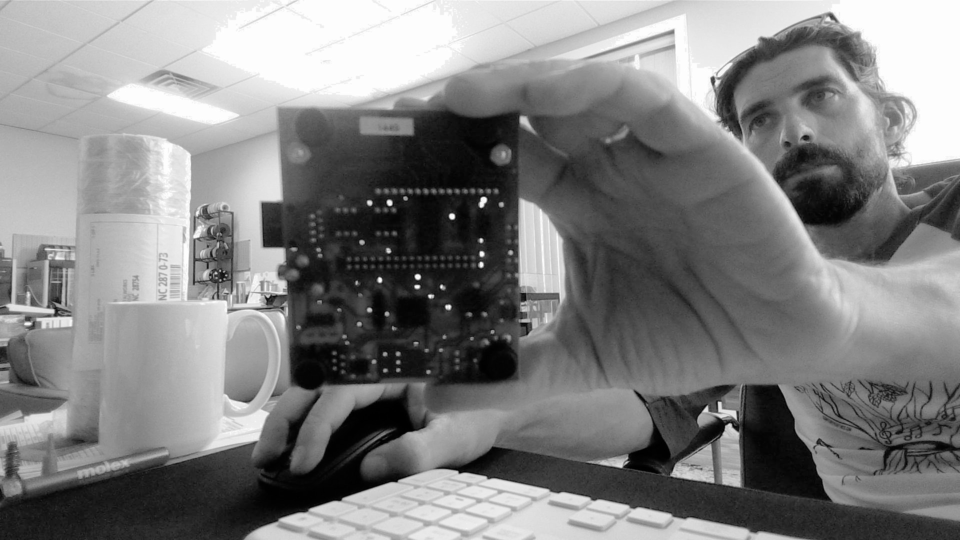
#> input picture current_inspection.jpg, 1920 x 1080 px, given in place of the camera (shown at 1/2 size)
$ python test_board_detection.py
#> lines starting #> are read from the running program, lines starting #| are printed output that depends on the picture; after the words box and inside, x2 and y2 are one past the last pixel; in counts of white or black regions, pixels touching at a corner belong together
### camera.py
import cv2
import numpy as np
from typing import Optional, Tuple, Dict, List
import logging

class CameraManager:
    """Manages webcam capture and image processing for PCB inspection with zoom and focus controls."""

    def __init__(self, camera_index: int = 0):
        self.camera_index = camera_index
        self.cap = None
        self.is_connected = False
        self.logger = logging.getLogger(__name__)

        # Zoom and focus settings
        self.zoom_level = 1.0  # 1.0 = no zoom, 2.0 = 2x zoom, etc.
        self.max_zoom = 4.0
        self.min_zoom = 0.5

        # Focus settings
        self.auto_focus = True
        self.focus_distance = 0.5  # 0.0 to 1.0

        # Board detection settings
        self.board_detection_enabled = True
        self.min_board_area = 10000  # Minimum area for board detection
        self.board_confidence_threshold = 0.7

        # Camera properties cache
        self.camera_properties = {}

    def connect(self) -> bool:
        """Initialize and connect to the webcam."""
        try:
            self.cap = cv2.VideoCapture(self.camera_index)
            if not self.cap.isOpened():
                self.logger.error(f"Failed to open camera at index {self.camera_index}")
                return False

            # Set camera properties for better quality
            self.cap.set(cv2.CAP_PROP_FRAME_WIDTH, 1920)
            self.cap.set(cv2.CAP_PROP_FRAME_HEIGHT, 1080)
            self.cap.set(cv2.CAP_PROP_AUTOFOCUS, 1 if self.auto_focus else 0)
            self.cap.set(cv2.CAP_PROP_BRIGHTNESS, 0.5)
            self.cap.set(cv2.CAP_PROP_CONTRAST, 0.5)
            self.cap.set(cv2.CAP_PROP_SATURATION, 0.5)

            # Cache camera properties
            self._cache_camera_properties()

            self.is_connected = True
            self.logger.info(f"Successfully connected to camera {self.camera_index}")
            return True

        except Exception as e:
            self.logger.error(f"Error connecting to camera: {e}")
            return False

    def _cache_camera_properties(self):
        """Cache camera properties for reference."""
        if not self.cap:
            return

        self.camera_properties = {
            "width": int(self.cap.get(cv2.CAP_PROP_FRAME_WIDTH)),
            "height": int(self.cap.get(cv2.CAP_PROP_FRAME_HEIGHT)),
            "fps": self.cap.get(cv2.CAP_PROP_FPS),
            "brightness": self.cap.get(cv2.CAP_PROP_BRIGHTNESS),
            "contrast": self.cap.get(cv2.CAP_PROP_CONTRAST),
            "saturation": self.cap.get(cv2.CAP_PROP_SATURATION),
            "autofocus": self.cap.get(cv2.CAP_PROP_AUTOFOCUS),
            "focus": self.cap.get(cv2.CAP_PROP_FOCUS),
            "zoom": self.cap.get(cv2.CAP_PROP_ZOOM),
            "camera_index": self.camera_index
        }

    def disconnect(self):
        """Release camera resources."""
        if self.cap:
            self.cap.release()
        self.is_connected = False
        self.logger.info("Camera disconnected")

    def get_frame(self) -> Optional[np.ndarray]:
        """Capture a single frame from the webcam."""
        if not self.is_connected or not self.cap:
            return None

        ret, frame = self.cap.read()
        if not ret:
            self.logger.warning("Failed to capture frame")
            return None

        # Apply zoom if needed
        if self.zoom_level != 1.0:
            frame = self._apply_zoom(frame)

        return frame

    # [39 lines left out: functions _apply_zoom, set_zoom, not called in this run]

    def get_zoom(self) -> float:
        """Get current zoom level."""
        return self.zoom_level

    def zoom_in(self, factor: float = 1.2) -> bool:
        """Zoom in by the specified factor."""
        return self.set_zoom(self.zoom_level * factor)

    def zoom_out(self, factor: float = 1.2) -> bool:
        """Zoom out by the specified factor."""
        return self.set_zoom(self.zoom_level / factor)

    def reset_zoom(self) -> bool:
        """Reset zoom to 1.0 (no zoom)."""
        return self.set_zoom(1.0)

    # [103 lines left out: functions set_focus, set_auto_focus, get_focus_info, get_board_detection_status, not called in this run]

    def detect_board(self, frame: np.ndarray) -> Optional[Dict]:
        """
        Detect PCB board in the frame using contour detection and shape analysis.

        Returns:
            Dictionary with board detection results or None if no board found
        """
        if not self.board_detection_enabled:
            return None

        try:
            # Convert to grayscale
            gray = cv2.cvtColor(frame, cv2.COLOR_BGR2GRAY)

            # Apply Gaussian blur to reduce noise
            blurred = cv2.GaussianBlur(gray, (5, 5), 0)

            # Apply adaptive thresholding for better edge detection
            thresh = cv2.adaptiveThreshold(blurred, 255, cv2.ADAPTIVE_THRESH_GAUSSIAN_C, cv2.THRESH_BINARY, 11, 2)

            # Apply morphological operations to clean up the image
            kernel = np.ones((3, 3), np.uint8)
            thresh = cv2.morphologyEx(thresh, cv2.MORPH_CLOSE, kernel)
            thresh = cv2.morphologyEx(thresh, cv2.MORPH_OPEN, kernel)

            # Apply edge detection
            edges = cv2.Canny(thresh, 30, 100)

            # Find contours
            contours, _ = cv2.findContours(edges, cv2.RETR_EXTERNAL, cv2.CHAIN_APPROX_SIMPLE)

            # Filter contours by area and shape
            board_candidates = []
            for contour in contours:
                area = cv2.contourArea(contour)
                if area < self.min_board_area:
                    continue

                # Approximate contour to polygon
                epsilon = 0.02 * cv2.arcLength(contour, True)
                approx = cv2.approxPolyDP(contour, epsilon, True)

                # Check if it's roughly rectangular (4-6 vertices for PCB)
                if 4 <= len(approx) <= 6:
                    # Calculate aspect ratio
                    x, y, w, h = cv2.boundingRect(contour)
                    aspect_ratio = w / h if h > 0 else 0

                    # PCBs typically have aspect ratios between 0.5 and 2.0
                    if 0.5 <= aspect_ratio <= 2.0:
                        # Calculate confidence based on multiple factors
                        # 1. Area factor (normalized by expected area)
                        area_factor = min(1.0, area / 50000)

                        # 2. Shape regularity factor (how close to perfect rectangle)
                        rect_area = w * h
                        shape_factor = area / rect_area if rect_area > 0 else 0

                        # 3. Edge density factor (PCBs have many edges)
                        edge_density = cv2.contourArea(contour) / cv2.arcLength(contour, True) if cv2.arcLength(contour, True) > 0 else 0
                        edge_factor = min(1.0, edge_density / 10)

                        # Combined confidence score
                        confidence = (area_factor * 0.4 + shape_factor * 0.3 + edge_factor * 0.3)

                        board_candidates.append({
                            "contour": contour,
                            "bbox": [x, y, w, h],
                            "area": area,
                            "aspect_ratio": aspect_ratio,
                            "confidence": confidence,
                            "center": [x + w//2, y + h//2],
                            "shape_factor": shape_factor,
                            "edge_factor": edge_factor
                        })

            # Return the best candidate (highest confidence)
            if board_candidates:
                best_candidate = max(board_candidates, key=lambda x: x["confidence"])
                if best_candidate["confidence"] >= self.board_confidence_threshold:
                    return best_candidate

            return None

        except Exception as e:
            self.logger.error(f"Error in board detection: {e}")
            return None

    # [91 lines left out: functions auto_zoom_to_board, capture_snapshot, _enhance_image, get_camera_info, __enter__, not called in this run]

    def __exit__(self, exc_type, exc_val, exc_tb):
        """Context manager exit."""
        self.disconnect()


# [13 lines left out: function list_available_cameras, not called in this run]


# [32 lines that do not run on import are left out]

### test_board_detection.py
#!/usr/bin/env python3
"""
Simple Board Detection Test
===========================

This script tests board detection with different parameter settings
to help identify the optimal values for your setup.

Usage:
    python test_board_detection.py
"""

import cv2
import numpy as np
from camera import CameraManager

def test_board_detection():
    """Test board detection with different parameters."""
    print("PCB Board Detection Test")
    print("=" * 30)

    # Initialize camera
    camera = CameraManager()

    if not camera.connect():
        print("Failed to connect to camera!")
        return

    print("Camera connected successfully!")

    # Test different parameter combinations
    test_params = [
        {"min_area": 5000, "confidence": 0.5},
        {"min_area": 10000, "confidence": 0.7},
        {"min_area": 15000, "confidence": 0.6},
        {"min_area": 20000, "confidence": 0.5},
        {"min_area": 5000, "confidence": 0.3},
        {"min_area": 10000, "confidence": 0.4},
    ]

    print("\nTesting board detection with different parameters...")
    print("Place a PCB board in front of the camera and press any key to continue...")

    for i, params in enumerate(test_params, 1):
        print(f"\n--- Test {i}/{len(test_params)} ---")
        print(f"Min area: {params['min_area']}, Confidence threshold: {params['confidence']}")

        # Set parameters
        camera.min_board_area = params["min_area"]
        camera.board_confidence_threshold = params["confidence"]

        # Capture frame
        frame = camera.get_frame()
        if frame is None:
            print("Failed to get frame")
            continue

        # Test detection
        board_info = camera.detect_board(frame)

        if board_info:
            print(f"✓ BOARD DETECTED!")
            print(f"  Confidence: {board_info['confidence']:.1%}")
            print(f"  Area: {board_info['area']:.0f} pixels")
            print(f"  Aspect ratio: {board_info['aspect_ratio']:.2f}")

            # Draw detection on frame
            x, y, w, h = board_info["bbox"]
            cv2.rectangle(frame, (x, y), (x + w, y + h), (0, 255, 0), 2)
            cv2.putText(frame, f"Board: {board_info['confidence']:.1%}",
                       (x, y - 10), cv2.FONT_HERSHEY_SIMPLEX, 0.7, (0, 255, 0), 2)

            # Show frame
            cv2.imshow(f"Test {i} - Board Detected", frame)
            cv2.waitKey(2000)  # Show for 2 seconds
            cv2.destroyAllWindows()

            print(f"✓ SUCCESS: Board detected with parameters: min_area={params['min_area']}, confidence={params['confidence']}")
            break
        else:
            print("✗ No board detected")

            # Show frame with contours for debugging
            gray = cv2.cvtColor(frame, cv2.COLOR_BGR2GRAY)
            blurred = cv2.GaussianBlur(gray, (5, 5), 0)
            thresh = cv2.adaptiveThreshold(blurred, 255, cv2.ADAPTIVE_THRESH_GAUSSIAN_C, cv2.THRESH_BINARY, 11, 2)
            edges = cv2.Canny(thresh, 30, 100)
            contours, _ = cv2.findContours(edges, cv2.RETR_EXTERNAL, cv2.CHAIN_APPROX_SIMPLE)

            # Draw all contours above min area
            large_contours = [c for c in contours if cv2.contourArea(c) >= params["min_area"]]
            cv2.drawContours(frame, large_contours, -1, (0, 0, 255), 2)

            if large_contours:
                largest = max(large_contours, key=cv2.contourArea)
                area = cv2.contourArea(largest)
                x, y, w, h = cv2.boundingRect(largest)
                aspect_ratio = w / h if h > 0 else 0
                print(f"  Largest contour: Area={area:.0f}, Aspect ratio={aspect_ratio:.2f}")

            cv2.imshow(f"Test {i} - No Board Detected", frame)
            cv2.waitKey(1000)  # Show for 1 second
            cv2.destroyAllWindows()
#> this loop made 6 passes
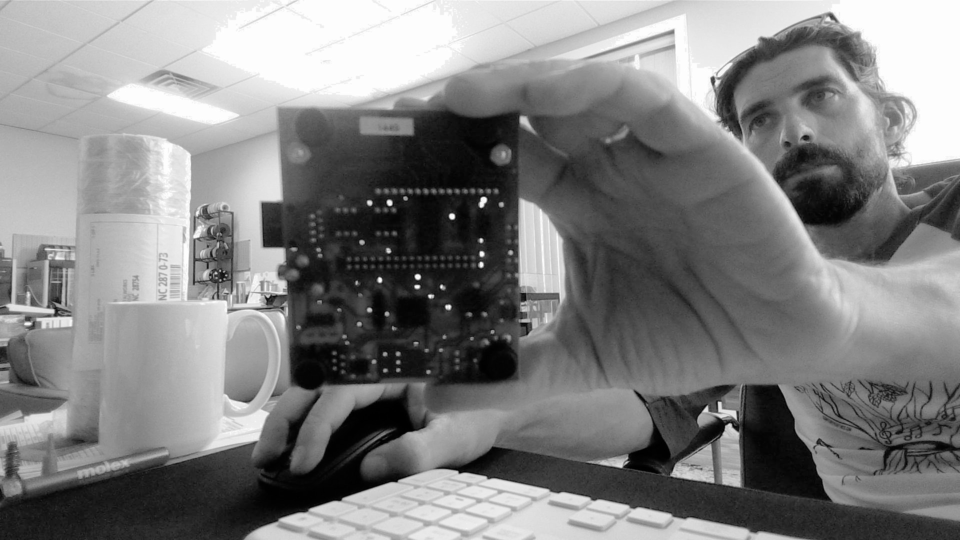
#> input picture current_inspection.jpg, 1920 x 1080 px, given in place of the camera (shown at 1/2 size)
#> pass 1, in detect_board, `thresh = cv2.adaptiveThreshold(blurred, 255, cv2.ADAPTIVE_THRESH_GAUSS..`:
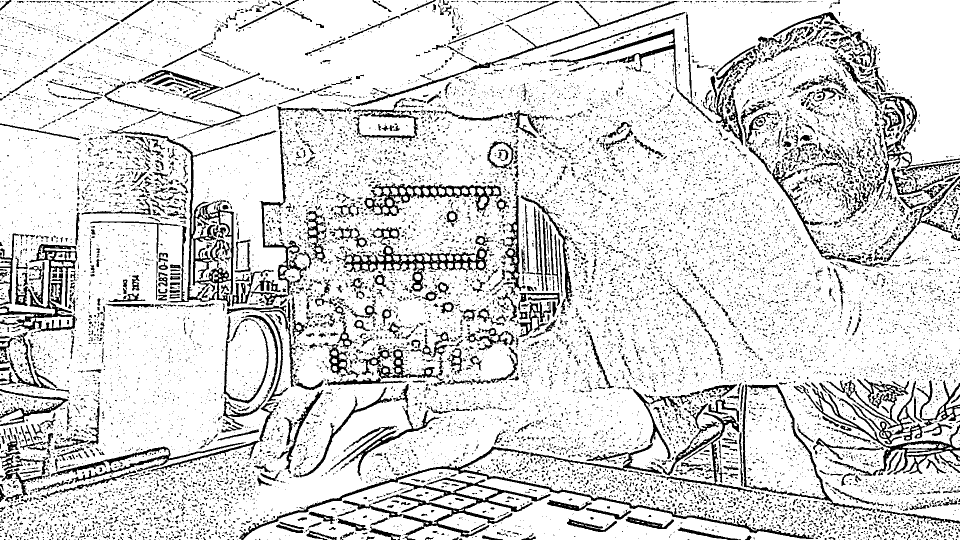
#> thresh: shape (1080, 1920) (shown at 1/2 size); 84.6% white; 15130 black regions (13509 under 20 px), largest, box (x1, y1, x2, y2) and area: (214, 251, 553, 613) 8388, (685, 955, 1101, 1075) 7355, (478, 893, 1627, 1080) 7143
#> pass 1, in detect_board, `thresh = cv2.morphologyEx(thresh, cv2.MORPH_CLOSE, kernel)`:
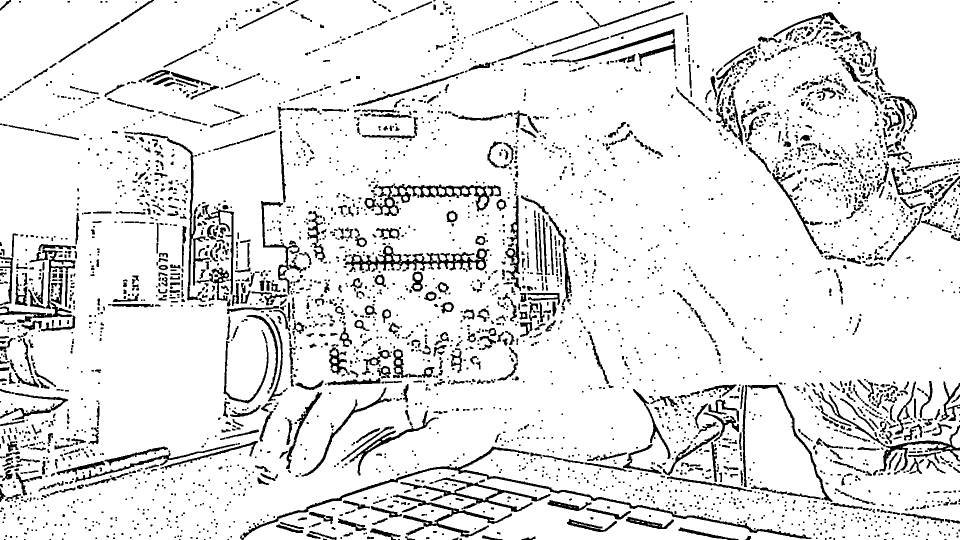
#> thresh: shape (1080, 1920) (shown at 1/2 size); 89.7% white; 3840 black regions (2249 under 20 px), largest, box (x1, y1, x2, y2) and area: (480, 893, 1623, 1080) 6687, (690, 491, 979, 543) 4154, (845, 955, 1101, 1024) 2791
#> after the loop:
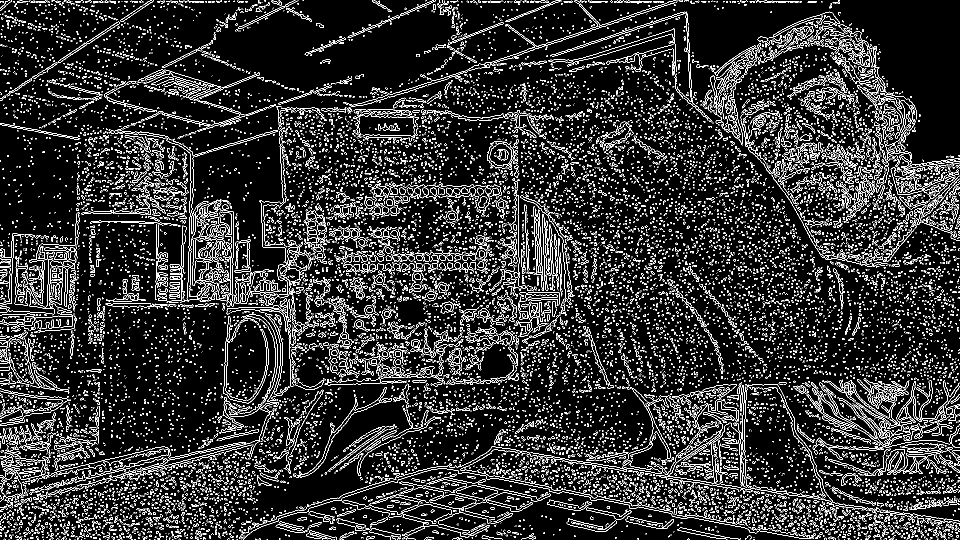
#> edges: shape (1080, 1920) (shown at 1/2 size); 11.3% white in thin lines or dots
#> frame is the input picture: shape (1080, 1920, 3); min 0, max 255, mean 128.6

    print("\n" + "=" * 30)
    print("Test completed!")
    print("\nRecommendations:")
    print("1. If no board was detected, try:")
    print("   - Better lighting")
    print("   - Cleaner background")
    print("   - Board closer to camera")
    print("   - Board more centered in frame")
    print("2. If board was detected, note the working parameters")
    print("3. Run debug_board_detection.py for interactive tuning")

    camera.disconnect()

if __name__ == "__main__":
    test_board_detection()

$ run again, on temp_back.jpg
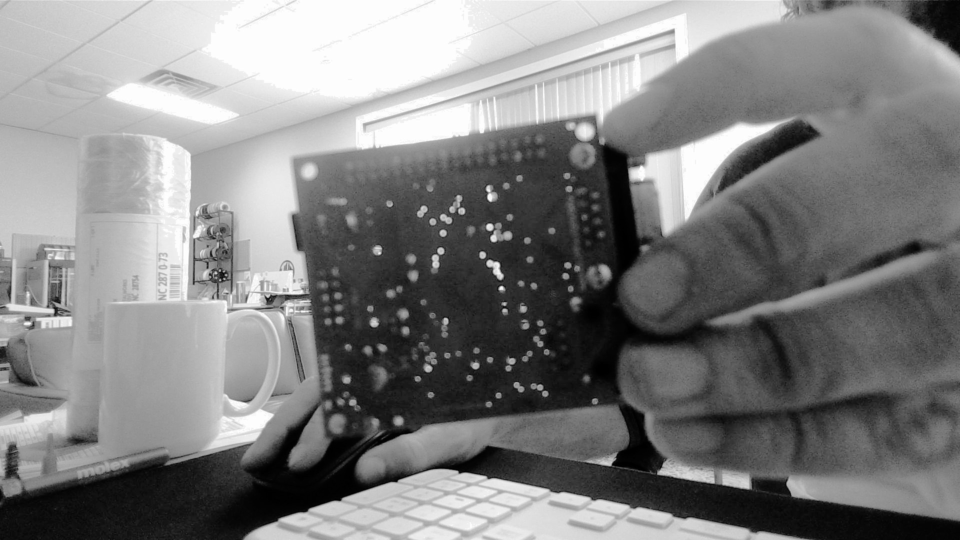
#> input picture temp_back.jpg, 1920 x 1080 px, given in place of the camera (shown at 1/2 size)
#> the loop in test_board_detection, `for i, params in enumerate(test_params, 1):` made 6 passes
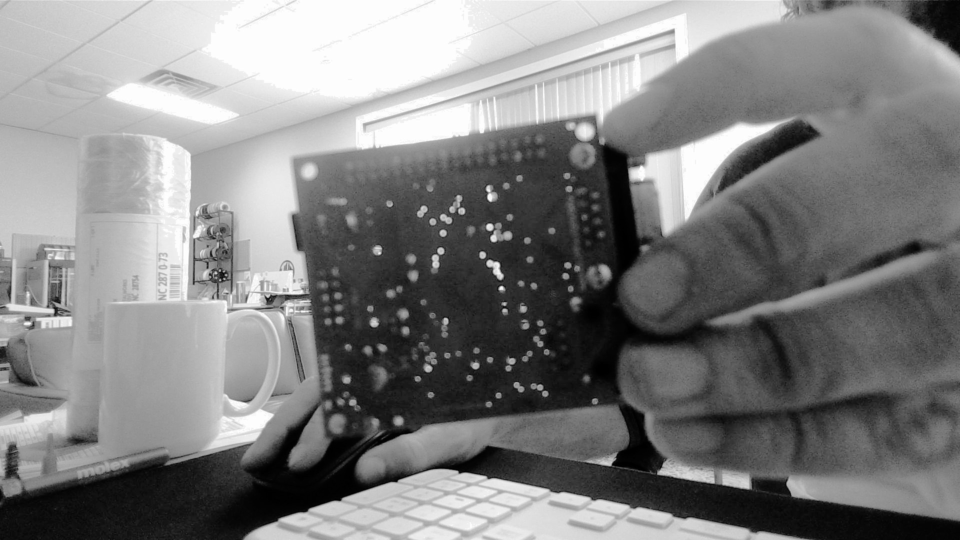
#> input picture temp_back.jpg, 1920 x 1080 px, given in place of the camera (shown at 1/2 size)
#> pass 1, in detect_board, `thresh = cv2.morphologyEx(thresh, cv2.MORPH_CLOSE, kernel)`:
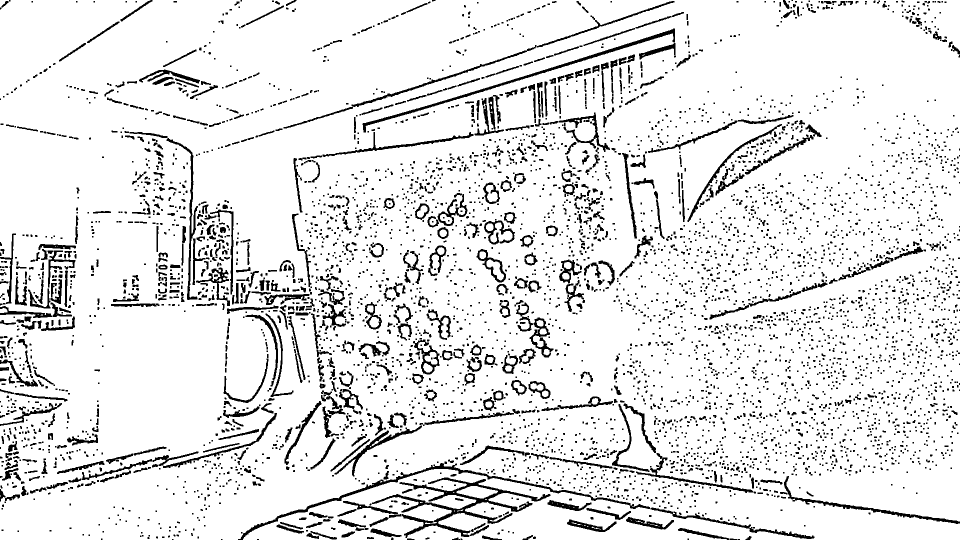
#> thresh: shape (1080, 1920) (shown at 1/2 size); 89.9% white; 5271 black regions (3874 under 20 px), largest, box (x1, y1, x2, y2) and area: (744, 955, 1101, 1076) 7041, (476, 926, 1300, 1080) 4579, (725, 57, 1350, 265) 3898
#> after the loop in test_board_detection, `for i, params in enumerate(test_params, 1):`:
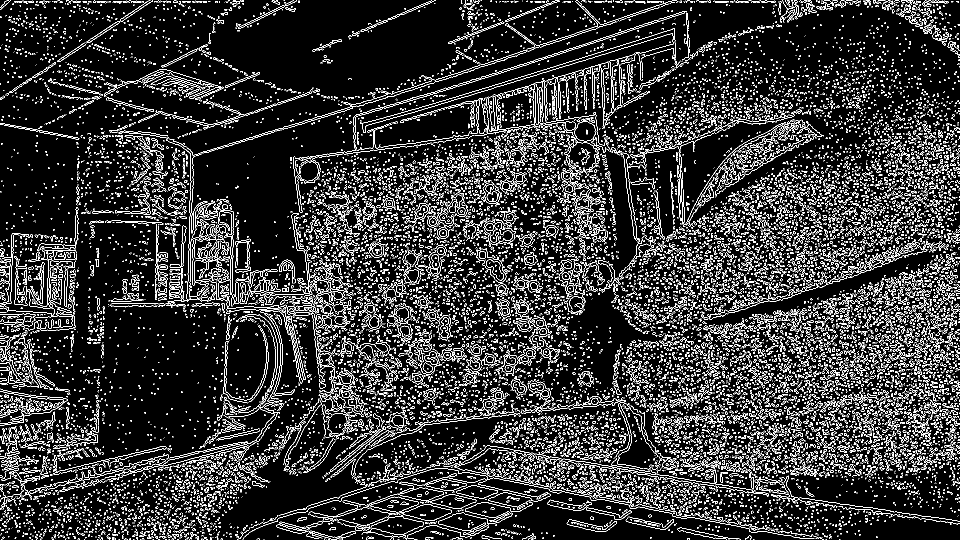
#> edges: shape (1080, 1920) (shown at 1/2 size); 12.2% white in thin lines or dots
#> in test_board_detection, frame is the input picture: shape (1080, 1920, 3); min 0, max 255, mean 128.7
